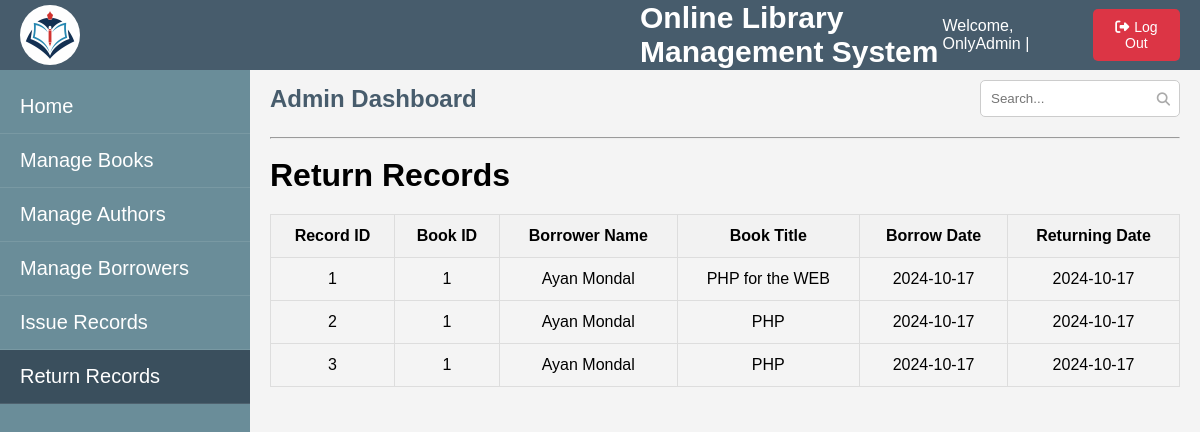
The app's page /returnRecord.php (signed in) with its own data.
### tables this page shows
CREATE TABLE `returned_records` (
  `record_id` int(11) NOT NULL,
  `borrower_name` varchar(255) DEFAULT NULL,
  `book_title` varchar(255) DEFAULT NULL,
  `book_id` int(11) DEFAULT NULL,
  `issue_date` date DEFAULT NULL,
  `return_date` date DEFAULT NULL
);

### returnRecord.php (the view, shortened to what this page needs)
<?php
require('databaseConnection.php');
?>
<!DOCTYPE html>
<html lang="en">
<head>
  <link rel="stylesheet" href="adminDashboard.css">
  <link rel="stylesheet" href="manageBooks.css">
</head>
<body>
  <div class="top-bar">
    <div class="logo">
      <img src="Lib_Logo.jpg" alt="Library Logo">
      <span class="library-name">Online Library Management System</span>
    </div>
    <div class="admin-info">
      <span class="admin-name">Welcome, <?php echo $_SESSION['AdminLoginId']; ?> |</span>
      <form method="post">
      <button class="logout-btn" name="adminLogout"><i class="fa-solid fa-right-from-bracket"></i>Log Out</button>
      </form>
    </div>
  </div>
  <div class="sidebar">
    <ul>
        <li><a href="adminDashboard.php">Home</a></li>
        <li><a href="manageBooks.php">Manage Books</a></li>
        <li><a href="manageAuthor.php">Manage Authors</a></li>
        <li><a href="manageBorrower.php">Manage Borrowers</a></li>
        <li><a href="issueRecord.php">Issue Records</a></li>
        <li style="background-color:#3a4f5d;font-size:20px"><a href="returnRecord.php">Return Records</a></li>
    </ul>
  </div>
  <div class="main-content">
  <div class="dashboard-header">
    <h1>Admin Dashboard</h1>
    <div class="search-container">
      <input type="text" class="search-box" placeholder="Search...">
      <button class="search-button"><i class="fa-solid fa-magnifying-glass"></i></button>
    </div>
  </div>
  <hr><br>
  <div class="action-buttons" style="display: flex; justify-content: space-between; gap: 10px;">
  <h1>Return Records</h1>
  </div>
  <section class="box" id="book-section">
<?php
$fetchReturnRecords = "SELECT * FROM returned_records";
$result = mysqli_query($con, $fetchReturnRecords);
if(mysqli_num_rows($result) > 0):
?>
    <table class="books-table">
        <thead>
            <tr>
                <th>Record ID</th>
                <th>Book ID</th>
                <th>Borrower Name</th>
                <th>Book Title</th>
                <th>Borrow Date</th>
                <th>Returning Date</th>
            </tr>
        </thead>
        <tbody>
        <?php while ($row = mysqli_fetch_assoc($result)): ?>
          <tr>
          <td><?php echo $row['record_id']; ?></td>
            <td><?php echo $row['book_id']; ?></td>
            <td><?php echo $row['borrower_name']; ?></td>
            <td><?php echo $row['book_title']; ?></td>
            <td><?php echo $row['issue_date']; ?></td>
            <td><?php echo $row['return_date']; ?></td>
          </tr>
          <?php endwhile; ?>
        </tbody>
    </table>
    <?php else: ?>
        <p>No books found in the library.</p>
    <?php endif; ?>
  </section>
</div>
</body>
</html>

### adminDashboard.css (style rules this page uses)
* { margin: 0; padding: 0; box-sizing: border-box; }
body { font-family: Arial, sans-serif; background-color: #f4f4f4; }
:root { --primary-color: #475c6c; --primary-hover: #3a4f5d; --secondary-color: #f4f4f4; --text-color: #ffffff; --button-color: #dc3545; --button-hover: #b32d3b; --submenu-bg: #5f7383; }
.top-bar { display: flex; justify-content: space-between; align-items: center; background-color: var(--primary-color); color: var(--text-color); padding: 10px 20px; position: fixed; top: 0; left: 0; width: 100%; height: 70px; z-index: 1; }
.top-bar .logo { display: flex; align-items: center; }
.top-bar .logo img { width: 60px; height: 60px; margin-right: 10px; border-radius: 50%; }
.top-bar .library-name { font-size: 30px; margin-left: 550px; font-weight: bold; }
.top-bar .admin-info { display: flex; align-items: center; gap: 20px; }
.top-bar .admin-info .admin-name { font-size: 16px; }
.top-bar .admin-info .logout-btn { background-color: var(--button-color); padding: 10px 20px; color: var(--text-color); border: none; cursor: pointer; border-radius: 5px; font-size: 14px; transition: background-color 0.3s ease; }
.sidebar { position: fixed; top: 60px; left: 0; width: 250px; height: 100vh; background-color: #6a8d99; color: var(--text-color); padding-top: 20px; }
.sidebar ul { list-style-type: none; padding: 0; font-size: 20px; }
.sidebar ul li { padding: 15px 20px; border-bottom: 1px solid rgba(255, 255, 255, 0.1); cursor: pointer; transition: background-color 0.3s ease; }
.sidebar ul li a { color: var(--text-color); text-decoration: none; }
.main-content { margin-left: 250px; padding: 80px 20px; height: 100vh; overflow-y: auto; position: relative; }
.dashboard-header { display: flex; justify-content: space-between; align-items: center; margin-bottom: 20px; }
.dashboard-header h1 { font-size: 24px; color: var(--primary-color); }
.search-container { position: relative; width: 200px; }
.search-box { padding: 10px 40px 10px 10px; border: 1px solid #ccc; border-radius: 5px; width: 100%; }
.search-button { position: absolute; right: 10px; top: 50%; transform: translateY(-50%); background: transparent; border: none; cursor: pointer; outline: none; padding: 0; }
.search-button i { color: #aaa; }
.box { display: flex; flex-direction: row; gap: 50px; }
.admin-info .logout-btn i { margin-right:5px; }

### manageBooks.css (style rules this page uses)
.books-table { width: 100%; border-collapse: collapse; margin-top: 20px; }
.books-table th, .books-table td { padding: 12px; border: 1px solid #ddd; text-align: center; }
.books-table th { background-color: #f2f2f2; font-weight: bold; }
section.box { display: flex; flex-direction: row; width: 100%; justify-content: center; align-items: center; }

### records on screen
returned_records: record_id "1", book "1", borrower_name "Ayan Mondal", book_title "PHP for the WEB", issue_date "2024-10-17", return_date "2024-10-17"
returned_records: record_id "2", book "1", borrower_name "Ayan Mondal", book_title "PHP", issue_date "2024-10-17", return_date "2024-10-17"
returned_records: record_id "3", book "1", borrower_name "Ayan Mondal", book_title "PHP", issue_date "2024-10-17", return_date "2024-10-17"

### other values on screen
$_SESSION['AdminLoginId'] "OnlyAdmin"
